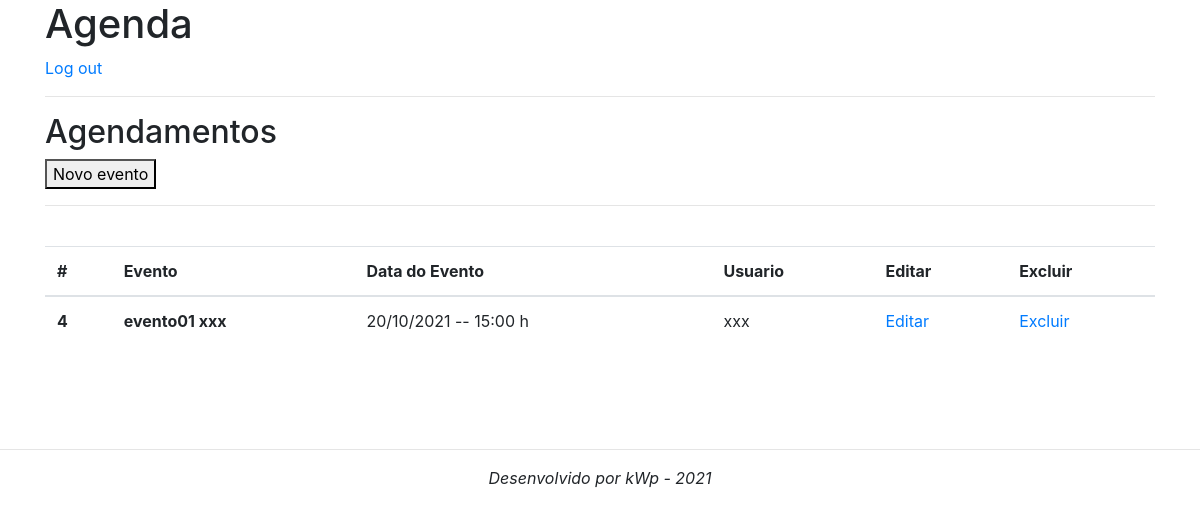
Page /agenda/ (signed in) on the earlier database version.
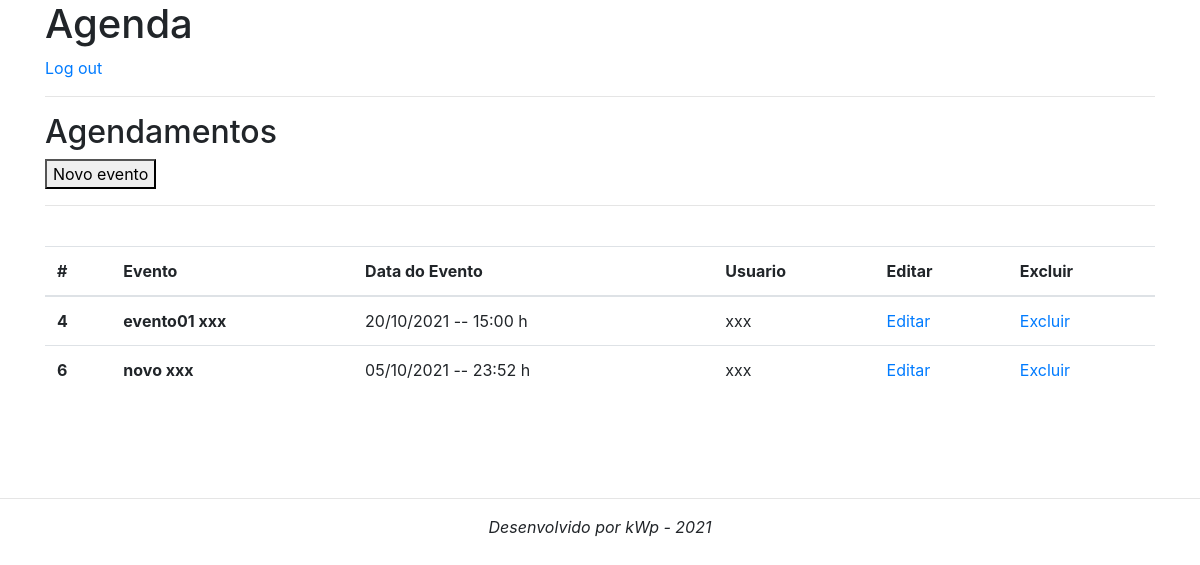
Same page on the later database version.
### core/models.py (models this page shows, shortened)
class Evento(models.Model):
    titulo = models.CharField(max_length=100)
    descricao = models.TextField(blank=True, null=True)
    data_evento = models.DateTimeField(verbose_name='Data do Evento')
    data_criacao = models.DateTimeField(auto_now=True)
    usuario = models.ForeignKey(User, on_delete=models.CASCADE)
    class Meta:                             # altera o nome da tabela de Coreevento para evento
        db_table = 'evento'
    def get_data_evento(self):
        return self.data_evento.strftime('%d/%m/%Y  --   %H:%M h')

### core/views.py (the view)
# urls.py: path('agenda/', views.Lista_eventos),
@login_required(login_url='/login/')
def Lista_eventos(request):
    usuario = request.user
    evento = Evento.objects.filter(usuario=usuario)
    dados = {'eventos':evento}
    return render(request,'agenda.html',dados)

### templates/agenda.html
{% extends "model-page.html" %}
{% block content %}
    <div class="container">
        <h2>Agendamentos</h2>
        <a href="evento/">
            <button type="button">Novo evento</button>
        </a>
        <hr>
        <br>
    </div>
    <div class="container">
        <table class="table">
            <thead>
                <tr>
                    <th scope="col">#</th>
                    <th scope="col">Evento</th>
                    <th scope="col">Data do Evento</th>
                    <th scope="col">Usuario</th>
                    <th scope="col">Editar</th>
                    <th scope="col">Excluir</th>
                </tr>
            </thead>
            <tbody>
            {% for evento in eventos %}
                <tr>
                    <th scope="row">{{ evento.id }}</th>
                    <th>{{ evento.titulo }}</th>
                    <td>{{ evento.get_data_evento }}</td>
                    <td>{{ evento.usuario }}</td>
                    <td><a href="evento/?id={{ evento.id }}">Editar</a></td>
                    <td><a href="evento/delete/{{ evento.id }}/">Excluir</a></td>
                </tr>
            {% endfor %}
            </tbody>
        </table>
    </div>
{% endblock %}

Differences in the rows shown:
added Evento: id "6", titulo "novo xxx", get_data_evento "05/10/2021 -- 23:52 h", usuario "xxx"
